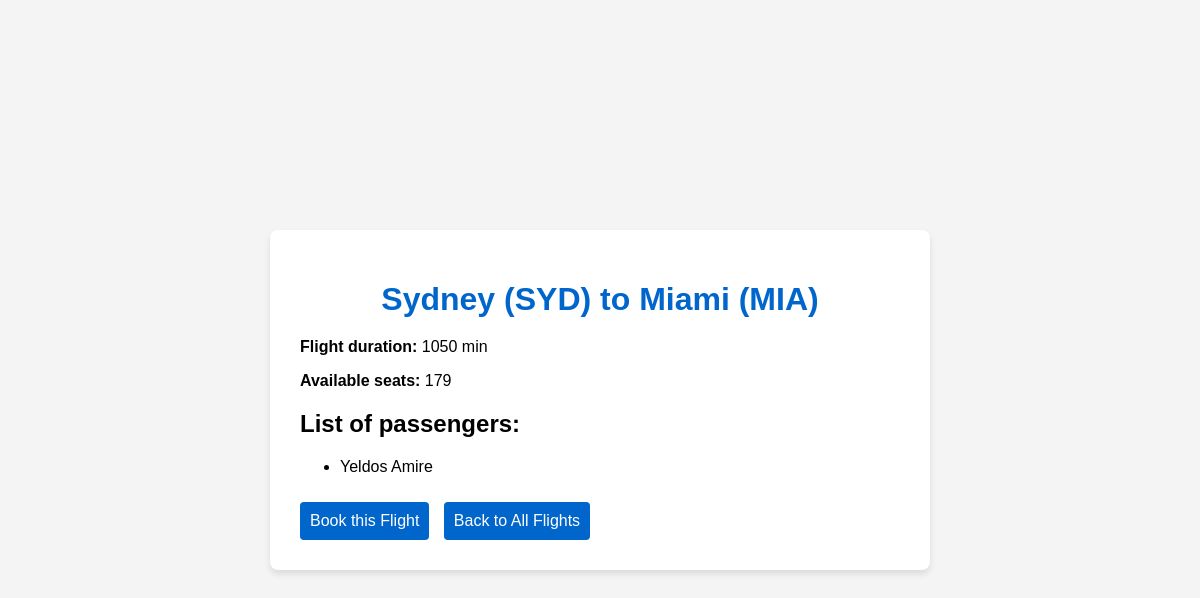
/flight/9/, run on an earlier commit of the app's database.
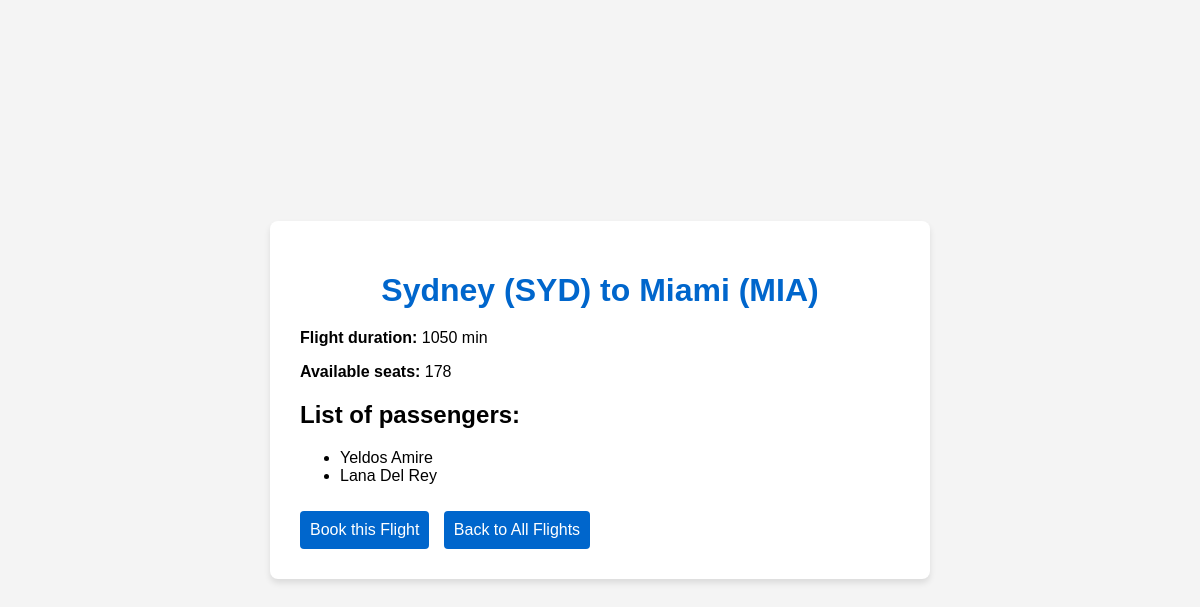
And on a later commit of the database.
### flights/models.py (models this page shows, shortened)
class Booking(models.Model):
    passenger = models.ForeignKey(Passenger, on_delete=models.CASCADE)
    flight = models.ForeignKey(Flight, on_delete=models.CASCADE)
    booking_code = models.UUIDField(
        default=uuid.uuid4,
        editable=False,
        unique=True
    )
    created_at = models.DateTimeField(auto_now_add=True)

class Passenger(models.Model):
    name = models.CharField(max_length=200)
    email = models.EmailField(unique=True)

### flights/views.py (the view)
# urls.py: path('flight/<int:flight_id>/', views.flight_detail, name='flight_detail'),
def flight_detail(request, flight_id):
    flight = get_object_or_404(Flight, id=flight_id)
    booked_passengers = flight.booking_set.all()
    remaining_seats = flight.remaining_seats()
    return render(request, 'flights/flight_detail.html', {
        'flight': flight,
        'booked_passengers': booked_passengers,
        'remaining_seats': remaining_seats
    })

### flights/models.py (called while the page is built)
    def remaining_seats(self):
        return self.capacity - self.booking_set.count()

### flights/templates/flights/flight_detail.html (shortened to what this page needs)
{% load static %}
<!DOCTYPE html>
<html lang="en">
<head>
    <link rel="stylesheet" href="{% static 'css/styles.css' %}">
</head>
<body>
    <div class="container">
        <h1>{{ flight.origin.city }} ({{ flight.origin.code }}) to {{ flight.destination.city }} ({{ flight.destination.code }})</h1>
        <div class="flight-info">
            <p><strong>Flight duration:</strong> {{ flight.duration }} min</p>
            <p><strong>Available seats:</strong> {{ remaining_seats }}</p>
            <h2>List of passengers:</h2>
            <ul>
                {% for booking in booked_passengers %}
                    <li>{{ booking.passenger.name }}</li>
                {% empty %}
                    <p>No passengers booked yet</p>
                {% endfor %}
            </ul>
            <div class="actions">
                <a href="{% url 'book_flight' flight.id %}" class="book-button">Book this Flight</a>
                <a href="{% url 'index' %}" class="back-button">Back to All Flights</a>
            </div>
        </div>
    </div>
</body>
</html>

What changed in the data, as far as the page shows it:
added Booking: passenger.name "Lana Del Rey"
Also different on the page:
{{ remaining_seats }}: "179" → "178"
